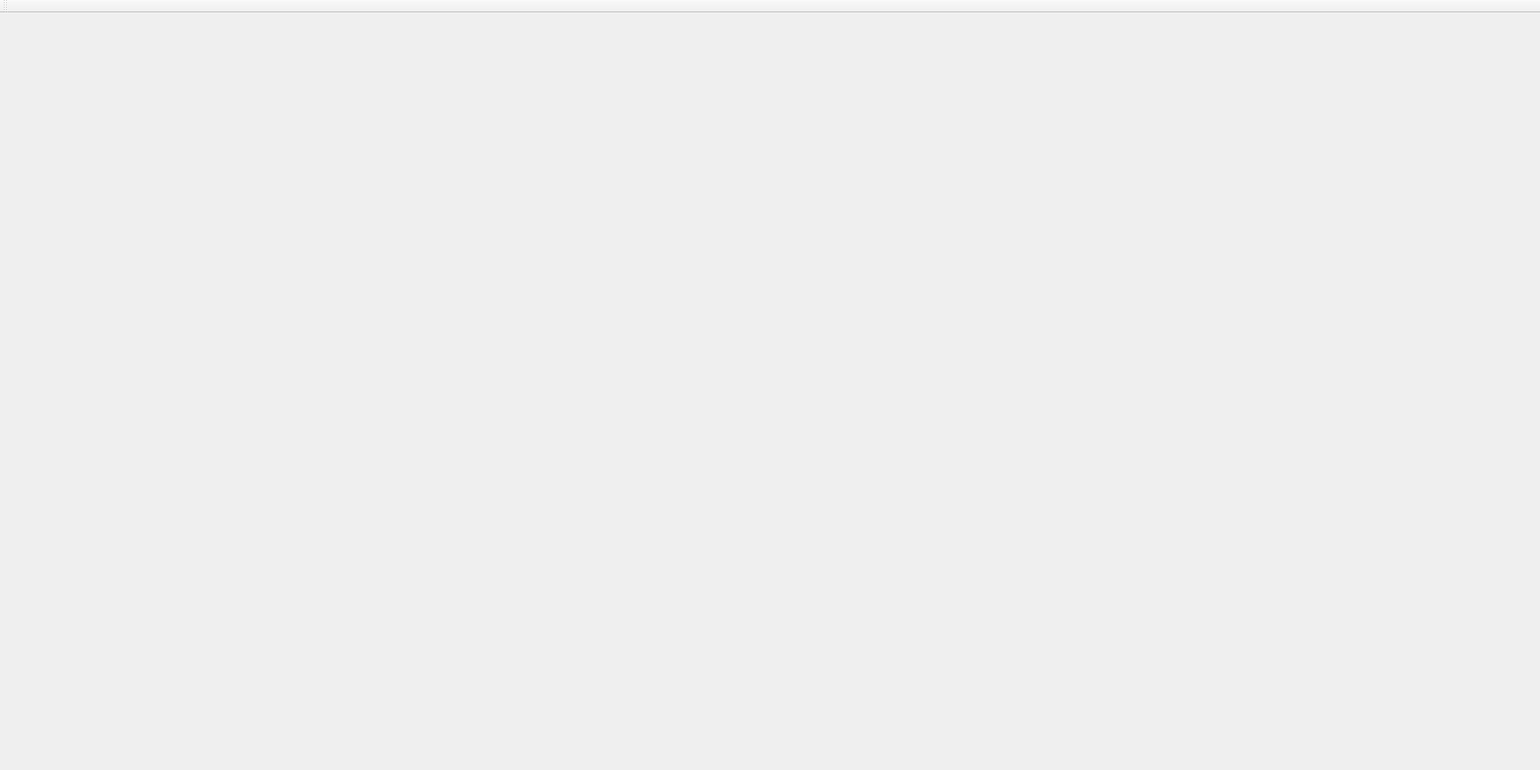
<?xml version="1.0" encoding="UTF-8"?>
<ui version="4.0">
 <class>MainWindow</class>
 <widget class="QMainWindow" name="MainWindow">
  <property name="geometry">
   <rect>
    <x>0</x>
    <y>0</y>
    <width>2000</width>
    <height>1000</height>
   </rect>
  </property>
  <property name="windowTitle">
   <string>MainWindow</string>
  </property>
  <widget class="QWidget" name="centralwidget">
   <layout class="QHBoxLayout" name="horizontalLayout_2">
    <property name="spacing">
     <number>0</number>
    </property>
    <property name="margin">
     <number>0</number>
    </property>
    <item>
     <layout class="QHBoxLayout" name="horizontalLayoutMain"/>
    </item>
   </layout>
  </widget>
  <widget class="QToolBar" name="toolBar">
   <property name="windowTitle">
    <string>toolBar</string>
   </property>
   <attribute name="toolBarArea">
    <enum>TopToolBarArea</enum>
   </attribute>
   <attribute name="toolBarBreak">
    <bool>false</bool>
   </attribute>
  </widget>
  <action name="actionScale_bar">
   <property name="text">
    <string>Scale bar</string>
   </property>
  </action>
  <action name="actionOveraly_controls">
   <property name="text">
    <string>Overaly controls</string>
   </property>
  </action>
 </widget>
 <resources/>
 <connections/>
</ui>
